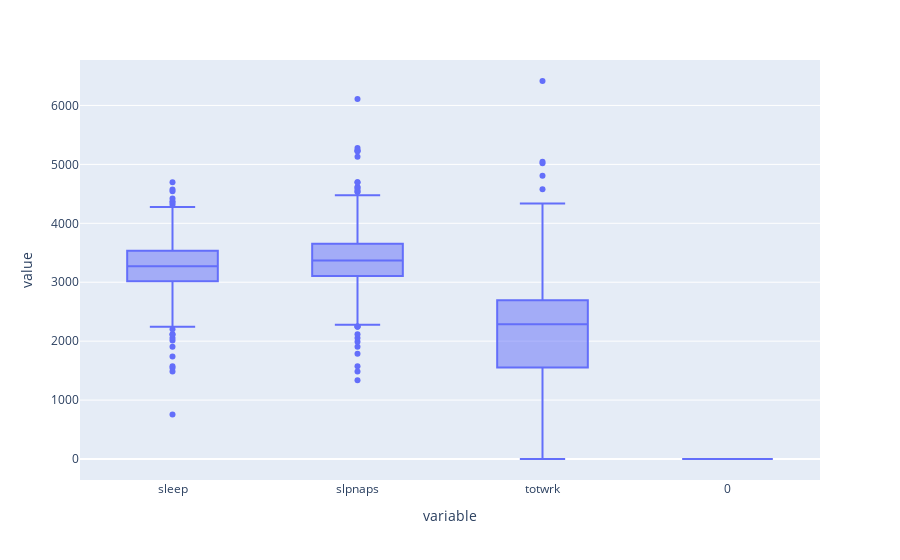

Notebook code for this chart:
### Code cell
fig = px.box(df_int16)
fig.show()

### Figure 1 — Plotly figure (JSON) as saved in the notebook; plotly's stock layout.template omitted (floating-point values rounded to 4 significant figures; data arrays with more than 128 entries replaced by an {"elided": "..."} marker saying what was removed)
{"data": [{"alignmentgroup": "True", "hovertemplate": "variable=%{x}<br>value=%{y}<extra></extra>", "legendgroup": "", "marker": {"color": "#636efa"}, "name": "", "notched": false, "offsetgroup": "", "orientation": "v", "showlegend": false, "type": "box", "x": {"elided": "2824 str values"}, "x0": " ", "xaxis": "x", "y": {"elided": "2824 int values"}, "y0": " ", "yaxis": "y"}], "layout": {"autosize": true, "boxmode": "group", "legend": {"tracegroupgap": 0}, "margin": {"t": 60}, "xaxis": {"anchor": "y", "autorange": true, "domain": [0, 1], "range": [-0.5, 3.5], "title": {"text": "variable"}, "type": "category"}, "yaxis": {"anchor": "x", "autorange": true, "domain": [0, 1], "range": [-356.4, 6771.0], "title": {"text": "value"}, "type": "linear"}}}
